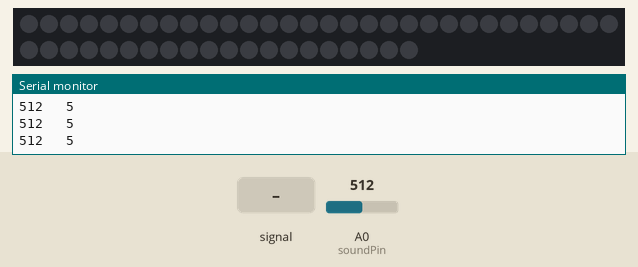
The sketch below on a simulated Arduino Uno, built with avr-gcc and run on an emulated ATmega328P. Shown: 50 RGB LEDs in strip order, left to right, continuing on the next row, the last lines printed to the serial monitor. The test bench sets the inputs (shaded band); at power-on: A0 (soundPin) = 512. Dim RGB values are drawn brighter than linear.

Above: at 1.4 s.
1.5 s: A0 (soundPin) fed a 200 Hz sine of ±460 counts around its level
At 2.28 s:
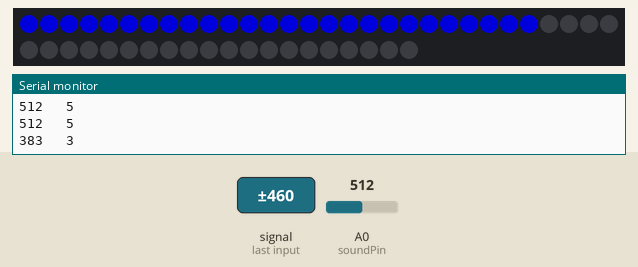
4.2 s: A0 (soundPin) fed a 1000 Hz sine of ±255 counts around its level
At 5.62 s:
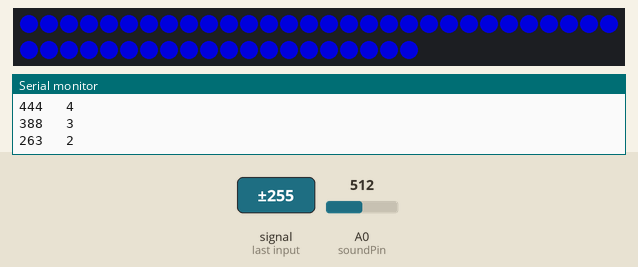
7.5 s: A0 (soundPin) set to 414
9.1 s: A0 (soundPin) set to 382
At 9.26 s:
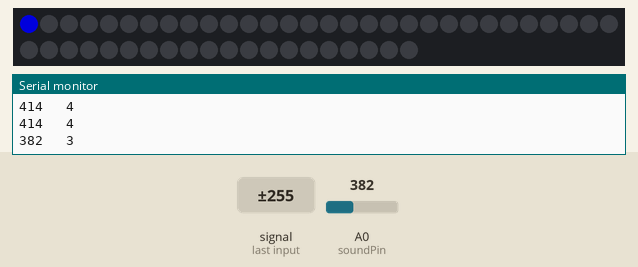
11.2 s: A0 (soundPin) fed a 2 Hz sine of ±306 counts around its level
At 13.82 s:
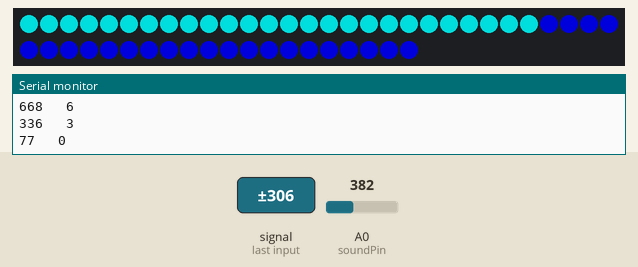
14.5 s: A0 (soundPin) fed a 50 Hz sine of ±306 counts around its level
At 16.25 s:
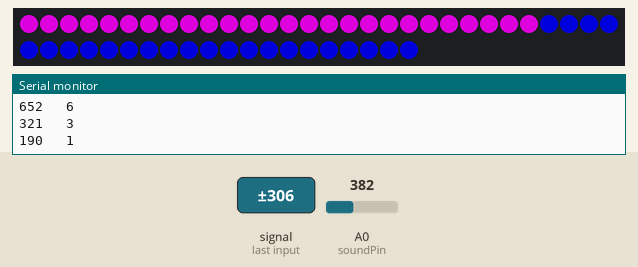
Timing chart, 0 to 17.8 s (numbered marks = the images above; inputs shaded):
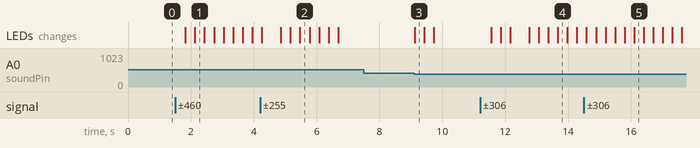

The sketch:

sound-reactive-infinity-table.ino
```cpp
#include <Adafruit_NeoPixel.h>
#ifdef __AVR__
  #include <avr/power.h>
#endif

#define PIN 6
#define NUMPIXELS 50
Adafruit_NeoPixel pixels = Adafruit_NeoPixel(NUMPIXELS, PIN, NEO_GRB + NEO_KHZ800);
 //pin variables
int delayval = 10;

const int soundPin = 0;

//variables for storing raw sound and scaled value
int sound;
int scale;

void setup()
{
 //start the serial port a@ 9600bps
  Serial.begin(9600);
 //set RGB pins to OUTPUT
 pixels.begin();
 //pinMode(redPin, OUTPUT);
 //pinMode(greenPin, OUTPUT);
 //pinMode(bluePin, OUTPUT);
}

void loop()
{
 //read and store the audio from Envelope pin
 sound = analogRead(soundPin);
 //map sound which in a quiet room a clap is 300
 //from 0 to 3 to be used with switch case
 scale = map(sound, 0, 300, 0, 3);

 //print values over the serial port for debugging
 Serial.print(sound);
 Serial.print("   ");
 Serial.println(scale);

 //switch case on scaled value
switch (scale)
{
//if 0 RGB = Blue
case 0:
  for(int i=0;i<NUMPIXELS;i++){
    pixels.setPixelColor(i, pixels.Color(0,150,150)); // Moderately bright green color.
    pixels.show(); // This sends the updated pixel color to the hardware.
    delay(delayval); // Delay for a period of time (in milliseconds).
  }
  break;
//if 1 RGB = Green
case 1:
  for(int i=0;i<NUMPIXELS;i++){
    pixels.setPixelColor(i, pixels.Color(150,0,150)); // Moderately bright green color.
    pixels.show(); // This sends the updated pixel color to the hardware.
    delay(delayval); // Delay for a period of time (in milliseconds)
  }
  break;
//if 2 RGB = Yellow
case 2:
  for(int i=0;i<NUMPIXELS;i++){
    pixels.setPixelColor(i, pixels.Color(0,150,0)); // Moderately bright green color.
    pixels.show(); // This sends the updated pixel color to the hardware.
    delay(delayval); // Delay for a period of time (in milliseconds)
  }
  break;
//if 3 RGB = Red
case 3:
 for(int i=0;i<NUMPIXELS;i++){
    pixels.setPixelColor(i, pixels.Color(0,0,150)); // Moderately bright green color.
    pixels.show(); // This sends the updated pixel color to the hardware.
    delay(delayval); // Delay for a period of time (in milliseconds);
 }
  break;
//default off
default:
  for(int i=0;i<NUMPIXELS;i++){
    pixels.setPixelColor(i, pixels.Color(0,0,0)); // Moderately bright green color.
    pixels.show(); // This sends the updated pixel color to the hardware.
    delay(delayval); // Delay for a period of time (in milliseconds)
  }
  break;
  }
}
```

Measured:
- the behaviour switches between 400 and 399 on A0 (soundPin) (found by bisection; images 2 and 3)
- after the input at 1.5 s, the LEDs: first change after 0.33 s (image 1 shows a later state)
- after the input at 9.1 s, the LEDs: change at once (image 3)
- after the input at 11.2 s, the LEDs: first change after 0.35 s (image 4 shows a later state)
- after the input at 14.5 s, the LEDs: first differ from a run without the input after 1.0 s (image 5 shows a later state)
